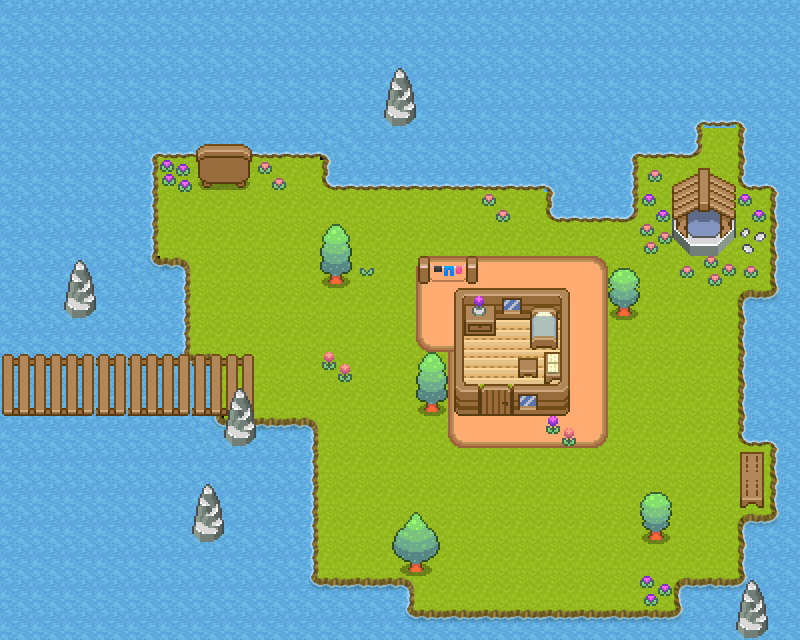

Rendered tile map (Tiled .tmx) drawn with the repository's tilesets; below, a short description and the map source with its tile grids summarised:
An orthogonal 25x20 tile map with 32x32 px tiles, 6 tile layers (ground, water, paths, buildings, ...), 6 tilesets and 1 object (event).

<map version="1.10" tiledversion="1.11.2" orientation="orthogonal" renderorder="right-down" width="25" height="20" tilewidth="32" tileheight="32" infinite="0" nextlayerid="13" nextobjectid="6">
 <tileset firstgid="1" source="[Base]BaseChip_pipo.tsx" />
 <tileset firstgid="1001" source="[A]Water_pipo.tsx" />
 <tileset firstgid="4073" source="CuteRPG_Mountains_B.tsx" />
 <tileset firstgid="4329" source="CuteRPG_Village_B.tsx" />
 <tileset firstgid="4585" source="CuteRPG_Field_C.tsx" />
 <tileset firstgid="4841" source="CuteRPG_A.tsx" />
 <layer id="6" name="ground" width="25" height="20">
  <data>[500 cells, 497 non-empty, 2 distinct tile ids]</data>
 </layer>
 <layer id="5" name="water" width="25" height="20">
  <data>[500 cells, 101 non-empty, 20 distinct tile ids]</data>
 </layer>
 <layer id="7" name="paths" width="25" height="20">
  <data>[500 cells, 41 non-empty, 15 distinct tile ids]</data>
 </layer>
 <layer id="8" name="buildings" width="25" height="20">
  <data>[500 cells, 16 non-empty, 16 distinct tile ids]</data>
 </layer>
 <layer id="9" name="decorations" width="25" height="20">
  <data>[500 cells, 51 non-empty, 35 distinct tile ids]</data>
 </layer>
 <objectgroup id="10" name="Object Layer 1">
  <object id="4" name="EV-TOWN-BOARD" type="event" x="222.141" y="163.554">
   <point />
  </object>
 </objectgroup>
 <layer id="12" name="collisions" width="25" height="20">
  <data>[500 cells, 35 non-empty, 1 distinct tile ids]</data>
 </layer>
</map>
